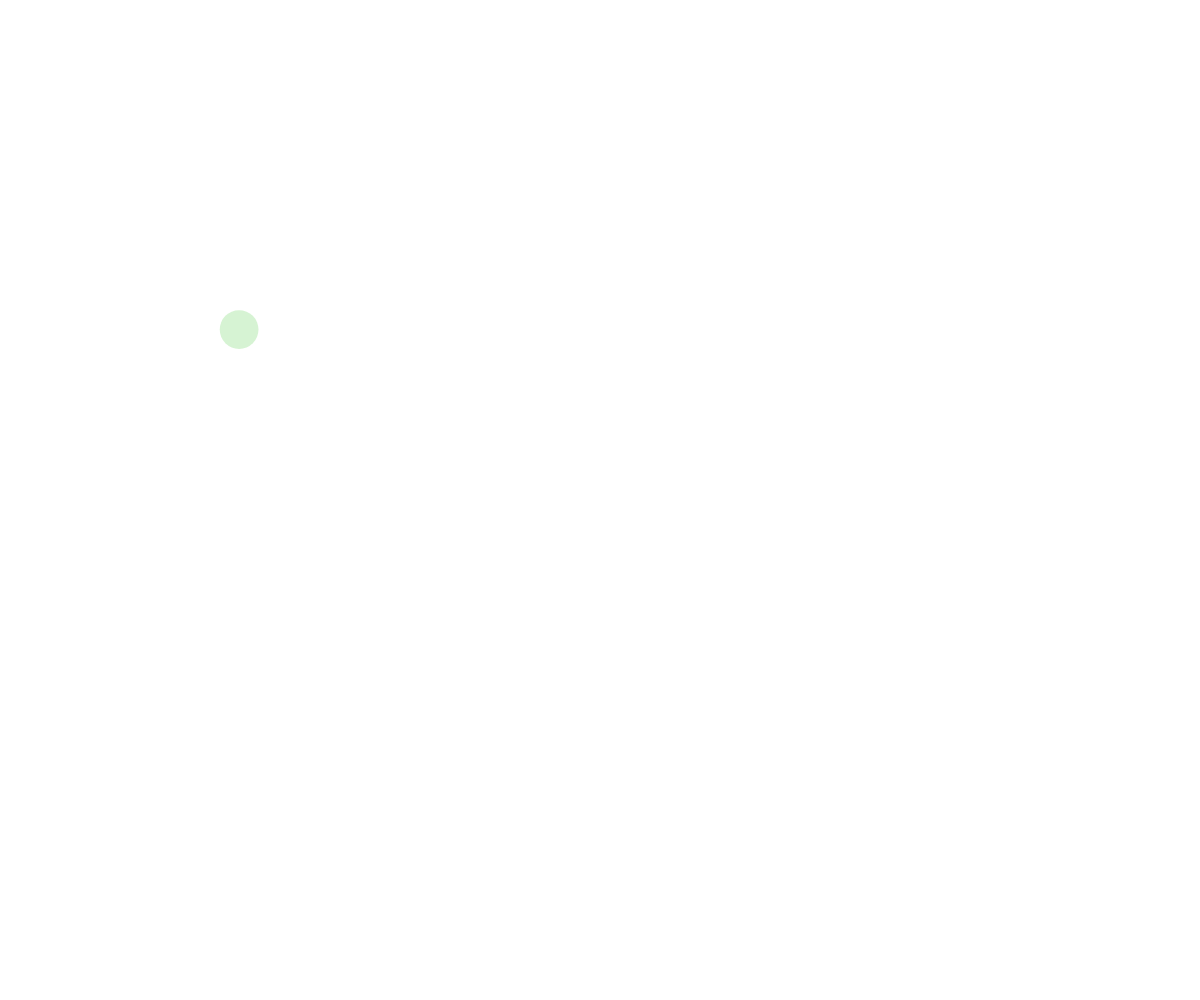
Frame 1 (no input)
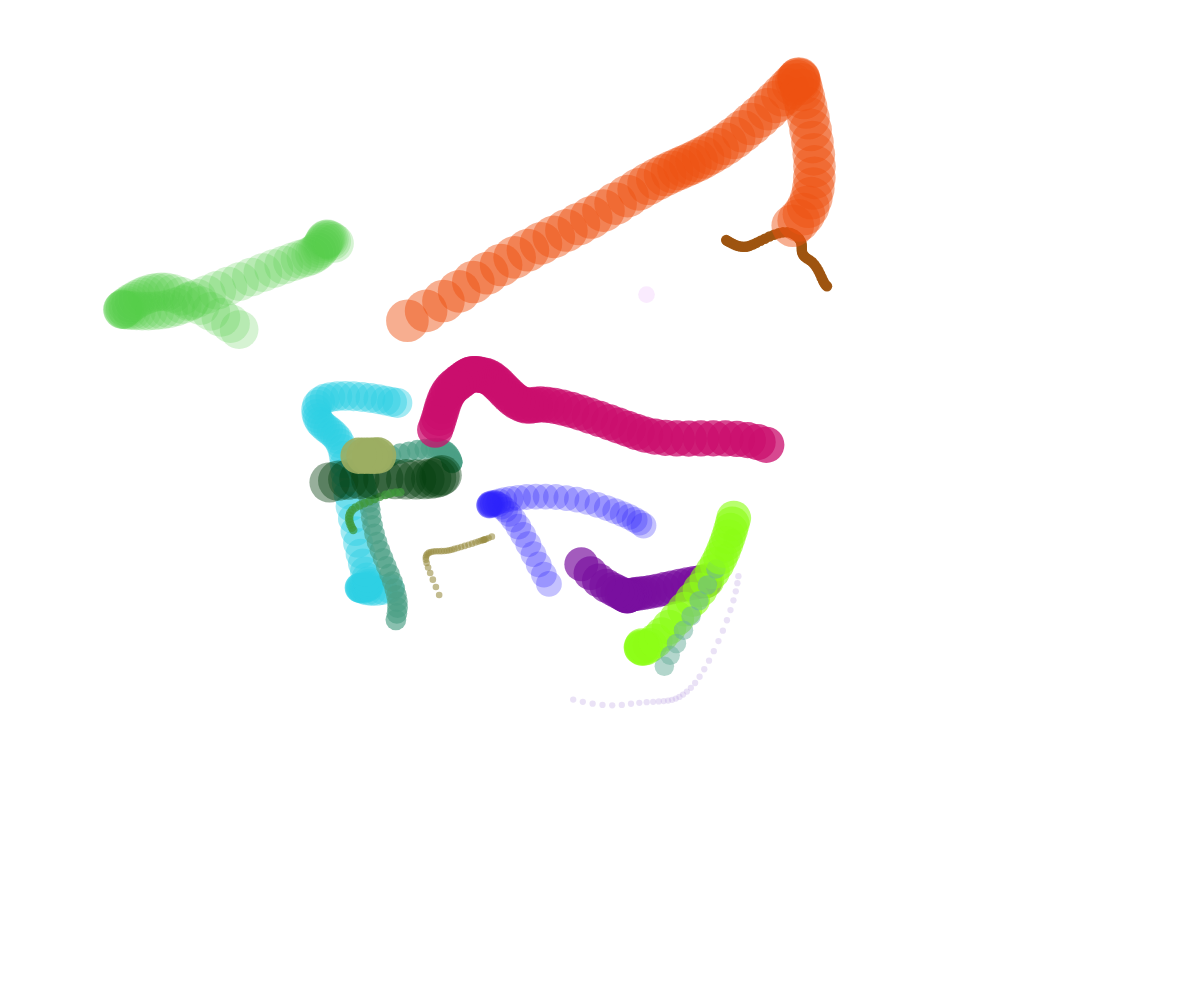
Frame 60 (no input)
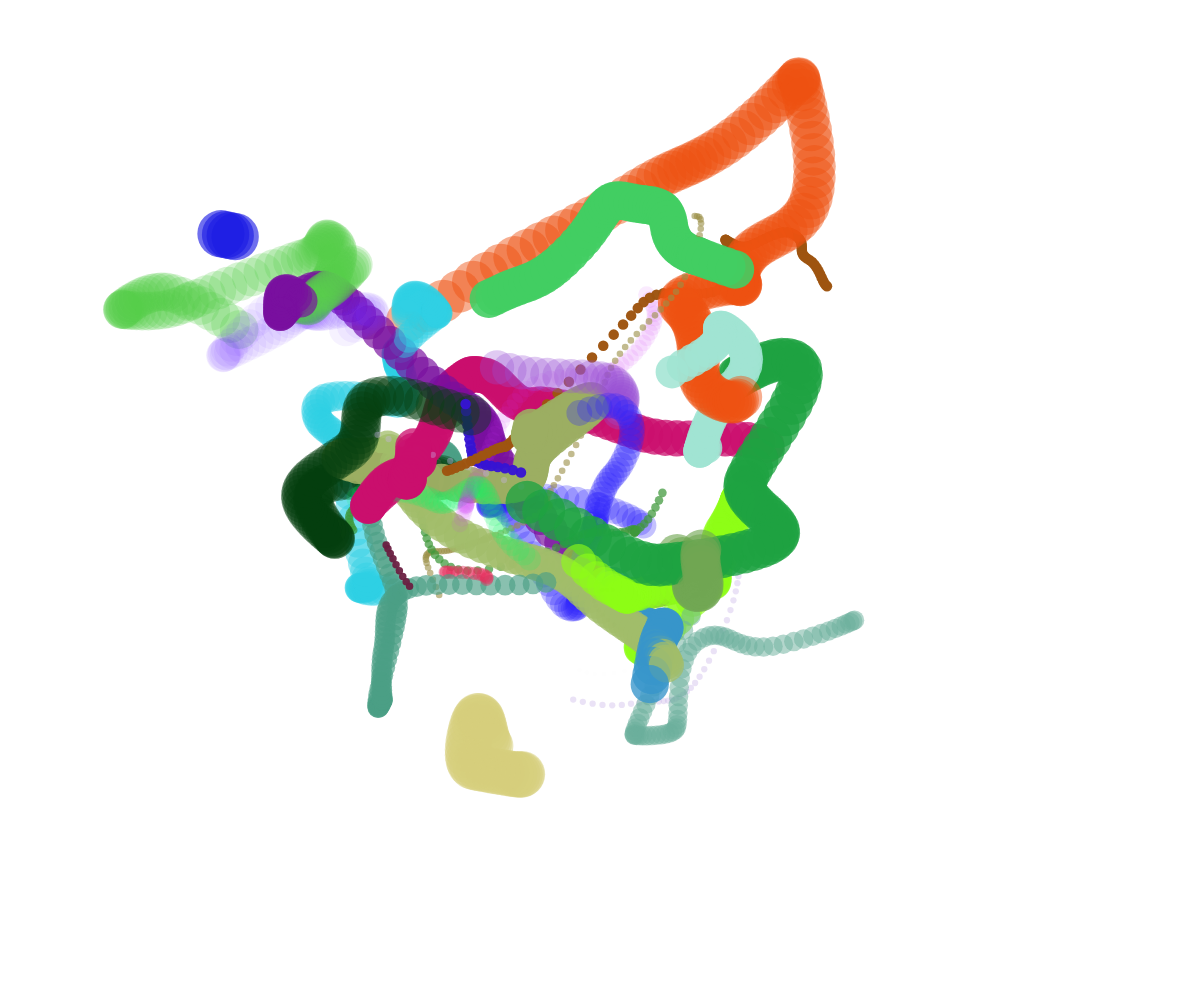
Frame 120 (the mouse pressed at the canvas centre since frame 60)

The p5.js sketch that drew these frames (run headless with seeded random() and noise() and a simulated clock; from frame 60 on, the mouse is pressed at the canvas centre):

// p5.js sketch
// ── sketch.js
//perlin demo with bubbles

let theBubbles = [];

function setup() {
  createCanvas(windowWidth, windowHeight);
  spawnBubble();
  noStroke();
  window.setInterval(spawnBubble,100);
}

function mousePressed(){
  spawnBubble();
}
function draw() {
  //background(220);

  //for of
  for (const bubble of theBubbles) {
    //move
    bubble.x = noise(bubble.time)* width;
    bubble.y = noise(bubble.time+300)* height;

    //display
    fill(bubble.color);
    ellipse(bubble.x,bubble.y,bubble.size);
    
    //update time
    bubble.time+=0.01;
  }
}
function spawnBubble(){
  let bubble = {
    x: random(width),
    y: random(height),
    size:random(5,50),
    color: color(random(255),random(255),random(255),random(255)),
    time: random(1000),
  };
  theBubbles.push(bubble);
}
